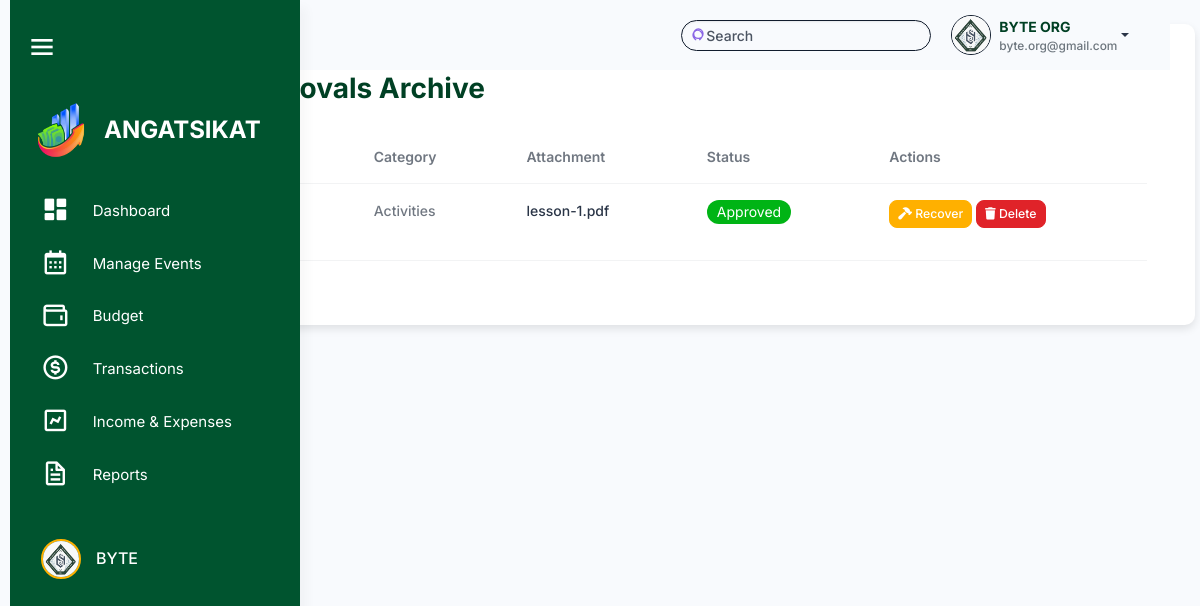
Screenshot of /src/budget_management/budget_approvals_archive.php (signed in) with the database file from the repository.
### tables this page shows
CREATE TABLE `budget_approvals` (
  `approval_id` int(11) NOT NULL,
  `title` varchar(255) NOT NULL,
  `category` varchar(255) NOT NULL,
  `attachment` varchar(255) DEFAULT NULL,
  `status` enum('Pending','Approved','Disapproved') DEFAULT 'Pending',
  `organization_id` int(11) NOT NULL,
  `created_at` timestamp NOT NULL DEFAULT current_timestamp(),
  `archived` tinyint(1) DEFAULT 0
);

### src/session_check.php (called while the page is built, shortened)
<?php
$organization_id = $_SESSION['organization_id'];
?>

### src/budget_management/budget_approvals_archive.php (the view, shortened to what this page needs)
<?php
include '../connection.php';
include '../session_check.php';
?>
<!DOCTYPE html>
<html lang="en">
<head>
    <link rel="stylesheet" href="../assets/css/styles.min.css" />
    <link rel="stylesheet" href="../html/sidebar.css" />
    <link rel="stylesheet" href="../budget_management/css/budget.css" />
    <link href="https://unpkg.com/boxicons@2.1.4/css/boxicons.min.css" rel="stylesheet" />
    <link rel="stylesheet" href="https://cdnjs.cloudflare.com/ajax/libs/font-awesome/6.6.0/css/all.min.css">
    <link rel="stylesheet" href="https://cdn.datatables.net/2.1.7/css/dataTables.bootstrap.min.css" />
</head>
<body>
    <div class="page-wrapper" id="main-wrapper" data-layout="vertical" data-navbarbg="skin6" data-sidebartype="full"
        data-sidebar-position="fixed" data-header-position="fixed">
        <aside class="left-sidebar" id="sidebar">
            <div class="top-bar">
                <div id="toggleSidebar" class="burger-icon">
                <i class="bx bx-menu"></i>
                </div>
            </div>
            <div>
                <div class="brand-logo logo-container">
                <a href="../html/officer_dashboard.html" class="logo-img">
                    <img src="angat sikat.png" alt="Angat Sikat Logo" class="sidebar-logo">
                </a>
                <span class="logo-text">ANGATSIKAT</span>
                </div>
                <nav class="sidebar-nav">
                    <ul id="sidebarnav">
                        <li class="sidebar-item">
                        <a class="sidebar-link" href="../dashboard/officer_dashboard.php" aria-expanded="false" data-tooltip="Dashboard">
                            <i class="bx bxs-dashboard"></i>
                            <span class="hide-menu">Dashboard</span>
                        </a>
                        </li>
                        <li class="sidebar-item">
                        <a class="sidebar-link" href="../activity_management/activities.php" aria-expanded="false"
                            data-tooltip="Manage Events">
                            <i class="bx bx-calendar"></i>
                            <span class="hide-menu">Manage Events</span>
                        </a>
                        </li>
                        <li class="sidebar-item">
                        <a class="sidebar-link" aria-expanded="false" data-tooltip="Budget">
                            <i class="bx bx-wallet"></i>
                            <span class="hide-menu">Budget</span>
                        </a>
                        </li>
                        <li class="sidebar-item">
                        <a class="sidebar-link" href="#transactions" aria-expanded="false" data-tooltip="Transactions">
                            <i class="bx bx-dollar-circle"></i>
                            <span class="hide-menu">Transactions</span>
                        </a>
                        </li>
                        <li class="sidebar-item">
                        <a class="sidebar-link" aria-expanded="false" data-tooltip="Income & Expenses">
                            <i class="bx bx-chart"></i>
                            <span class="hide-menu">Income & Expenses</span>
                        </a>
                        </li>
                        <li class="sidebar-item">
                        <a class="sidebar-link" href="reports.php" aria-expanded="false" data-tooltip="Reports">
                            <i class="bx bx-file"></i>
                            <span class="hide-menu">Reports</span>
                        </a>
                        </li>
                        <li class="sidebar-item profile-container">
                        <a class="sidebar-link" href="../user/profile.html" aria-expanded="false" data-tooltip="Profile">
                            <div class="profile-pic-border">
                            <img src="byte.png" alt="Profile Picture" class="profile-pic" />
                            </div>
                            <span class="profile-name">BYTE</span>
                        </a>
                        </li>
                    </ul>
                </nav>
            </div>
        </aside>
        <div class="body-wrapper">
            <header class="app-header">
                <nav class="navbar navbar-expand-lg navbar-light">
                    <div class="navbar-collapse justify-content-end px-0" id="navbarNav">
                        <div class="container-fluid d-flex justify-content-end align-items-center"
                            style="padding: 0 1rem; background-color: transparent;">
                            <div class="d-none d-sm-flex position-relative" style=" width: 250px; margin-right: 10px;">
                                <input class="form-control py-1 ps-4 pe-3 border border-dark rounded-pill" type="search"
                                    placeholder="Search" id="searchInput" style="width: 100%; padding: 0.25rem 1rem;">
                            </div>
                            <div class="dropdown">
                                <a href="#" class="dropdown-toggle d-flex align-items-center" data-bs-toggle="dropdown"
                                    aria-expanded="false" style="text-decoration: none;">
                                    <img class="border border-dark rounded-circle" src="byte.png" alt="Profile"
                                        style="width: 40px; height: 40px; margin-left: 10px;">
                                    <div class="d-flex flex-column align-items-start ms-2">
                                        <span style="font-weight: bold; color: #004024; text-decoration: none;">BYTE
                                            ORG</span>
                                        <span
                                            style="font-size: 0.85em; color: #6c757d; text-decoration: none;">byte.org@gmail.com</span>
                                    </div>
                                </a>
                            </div>
                        </div>
                    </div>
                </nav>
            </header>
            <div class="container mt-4 p-5">
                <h2 class="mb-4"><span class="text-warning fw-bold me-2">|</span> Budget Approvals Archive</h2>
                <table id="budgetApprovalsArchive" class="table mt-4">
                    <thead>
                        <tr>
                            <th>Title</th>
                            <th>Category</th>
                            <th>Attachment</th>
                            <th>Status</th>
                            <th>Actions</th>
                        </tr>
                    </thead>
                    <tbody>
                        <?php
                    $approvalsQuery = "SELECT * FROM budget_approvals WHERE organization_id = $organization_id AND archived = 1";
                    $approvalsResult = mysqli_query($conn, $approvalsQuery);
                    while ($row = mysqli_fetch_assoc($approvalsResult)) {
                        ?>
                        <tr>
                            <td>
                            </td>
                            <td>
                                <?php echo ucfirst($row['category']); ?>
                            </td>
                            <td><a href="uploads/<?php echo $row['attachment']; ?>"
                                    class='link-offset-2 link-underline link-underline-opacity-0' target="_blank">
                                    <?php echo $row['attachment']; ?>
                                </a></td>
                            <td>
                                <?php
                                if ($row['status'] == 'Pending') {
                                    echo " <span class='badge rounded-pill pending'> ";
                                } else if ($row['status'] == 'Approved') {
                                    echo " <span class='badge rounded-pill approved'> ";
                                } else if ($row['status'] == 'Disapproved') {
                                    echo " <span class='badge rounded-pill disapproved'> ";
                                }
                                echo ucfirst($row['status']);
                                ?>
                                </span>
                            </td>
                            <td>
                                <button class='btn btn-primary btn-sm recover-btn mb-3' data-bs-toggle='modal'
                                    data-bs-target='#recoverModal'
                                    data-id="<?php echo $row['approval_id']; ?>"><i class='fa-solid fa-hammer'></i> Recover
                                </button>
                                <button class='btn btn-danger btn-sm delete-btn mb-3' data-bs-toggle='modal'
                                    data-bs-target='#deleteModal'
                                    data-id="<?php echo $row['approval_id']; ?>"><i class='fa-solid fa-trash'></i> Delete
                                </button>
                            </td>
                        </tr>
                        <?php
                    }
                    ?>
                    </tbody>
                </table>
            </div>
        </div>
    </div>
</body>
</html>

### src/html/sidebar.css (style rules this page uses)
#sidebar { width: 290px; background-color: #00542f; transition: width 0.3s, height 0.3s; display: flex; flex-direction: column; height: 100vh; position: fixed; left: 0; top: 0; border-radius: 0; overflow-x: hidden; z-index: 1000; }
#sidebar .sidebar-item a { display: flex; align-items: center; padding: 10px 15px; color: #ffffff; text-decoration: none; border-radius: 8px; transition: background-color 0.3s; }
.profile-container { display: flex; align-items: center; width: 100%; margin-top: 30px; }
.sidebar-item { position: relative; }
.page-wrapper { transition: margin-left 0.3s; }

### src/budget_management/css/budget.css (style rules this page uses)
.container { padding-top: 20px; background-color: #fff; border-radius: 10px; box-shadow: 0 4px 8px rgba(0, 0, 0, 0.1); }
table { table-layout: auto; max-width: 100%; height: auto; border-collapse: collapse; }
.btn-primary { background-color: #ffb000; border-color: #ffb000; }
.btn-danger { background-color: #e02329; border-color: #e02329; color: #fff; }
.badge.rounded-pill.approved { background-color: #00b415; color: #fff; }

### rows the page displays
budget_approvals: category "Activities", attachment "lesson-1.pdf", status "Approved"
